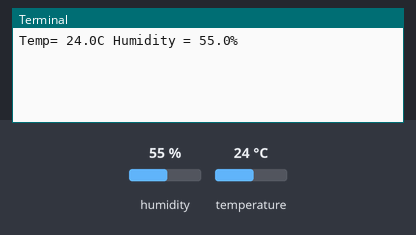
Simulated run of this program. Board: Raspberry Pi (BCM pin numbers). Shown: the last lines printed to the terminal. The test bench sets the inputs (shaded band); at power-on: humidity 55 %, temperature 24 °C.

Above: at 1.2 s.
1.3 s: humidity set to 22 %
At 5.3 s:
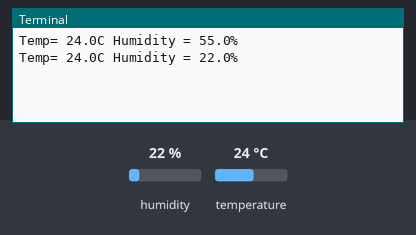
5.9 s: temperature set to 12 °C
At 8.9 s:
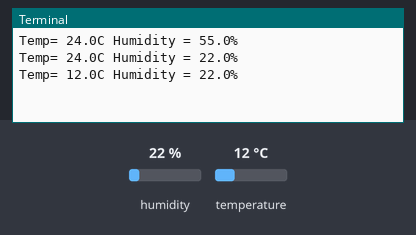
10.5 s: humidity set to 40 %
At 12.5 s:
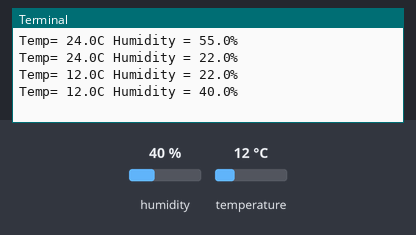
Timing chart, 0 to 14.0 s (numbered marks = the images above; inputs shaded):
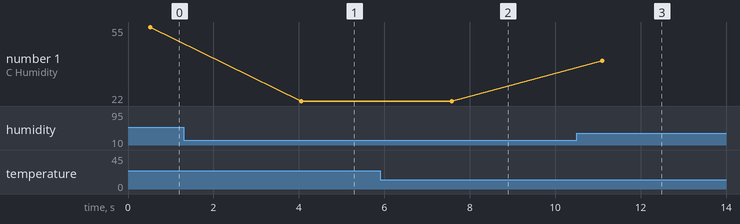

The program:

temphum.py
```python
import Adafruit_DHT
import time

DHT_SENSOR = Adafruit_DHT.DHT11
DHT_PIN = 4

while True:
    humidity, temperature = Adafruit_DHT.read(DHT_SENSOR, DHT_PIN)
    if humidity is not None and temperature is not None:
        print("Temp= {0:0.1f}C Humidity = {1:0.1f}%".format(temperature, humidity))
    else:
        print("Sensor failure. Check wiring.");
    time.sleep(3);
```

Measured:
- after the input at 1.3 s, the terminal: prints a new line after 2.8 s (image 1)
- after the input at 5.9 s, the terminal: prints a new line after 1.7 s (image 2)
- after the input at 10.5 s, the terminal: prints a new line after 0.60 s (image 3)
- plotted number 1: 55 → 22 after the input at 1.3 s, 22 → 40 after the input at 10.5 s
